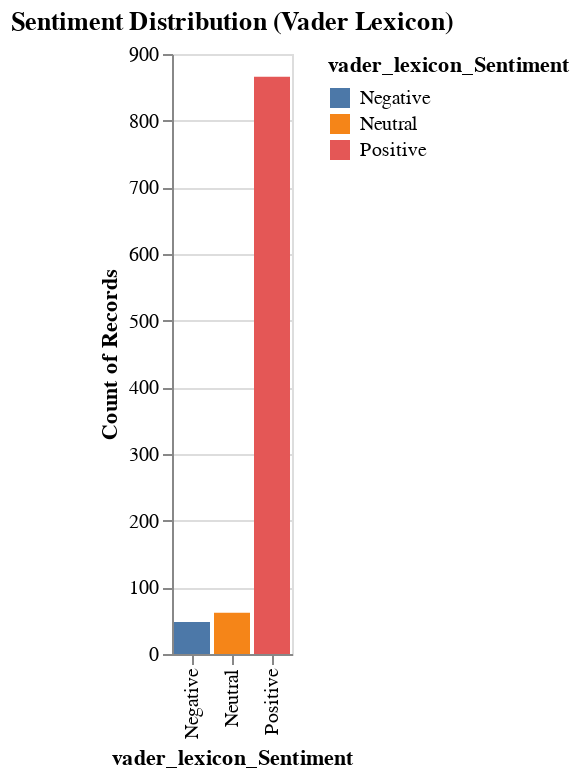

This figure's notebook cell:
### Code cell
# Visualize the sentiment distribution using Vader Lexicon
import altair as alt

alt.Chart(df1).mark_bar().encode(
    x='vader_lexicon_Sentiment:N',
    y='count()',
    color='vader_lexicon_Sentiment:N'
).properties(
    title="Sentiment Distribution (Vader Lexicon)"
)

### Figure 1 — Vega-Lite specification as saved in the notebook (floating-point values rounded to 4 significant figures; data arrays with more than 128 entries replaced by an {"elided": "..."} marker saying what was removed)
{"config": {"view": {"continuousWidth": 300, "continuousHeight": 300}}, "data": {"name": "data-b8f78ce5120f6ef1e47b74a98c423dd5"}, "mark": {"type": "bar"}, "encoding": {"color": {"field": "vader_lexicon_Sentiment", "type": "nominal"}, "x": {"field": "vader_lexicon_Sentiment", "type": "nominal"}, "y": {"aggregate": "count", "type": "quantitative"}}, "title": "Sentiment Distribution (Vader Lexicon)", "$schema": "https://vega.github.io/schema/vega-lite/v5.20.1.json", "datasets": {"data-b8f78ce5120f6ef1e47b74a98c423dd5": {"elided": "976 records"}}}
